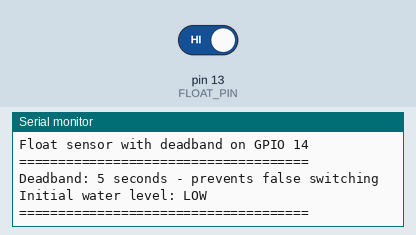
A sketch run on a simulated Arduino Uno, built with avr-gcc and run on an emulated ATmega328P. On the bench: the last lines printed to the serial monitor. The inputs (shaded band) are chosen by the test bench; at power-on: pin 13 (FLOAT_PIN) HIGH.

Above: at 1.2 s.
1.3 s: pin 13 (FLOAT_PIN) driven LOW
At 2.3 s:
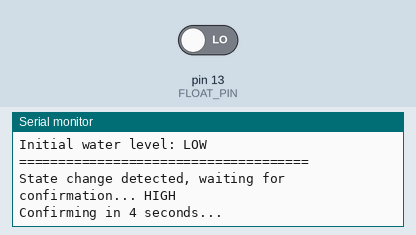
2.9 s: pin 13 (FLOAT_PIN) driven HIGH
At 3.4 s:
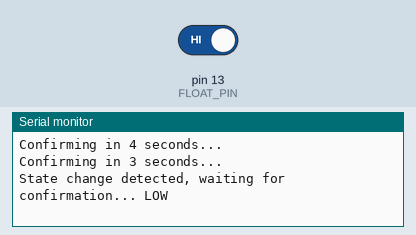
Timing chart, 0 to 5.9 s (numbered marks = the images above; inputs shaded):
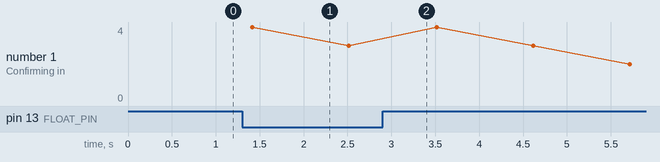

Measured:
- after the input at 1.3 s, the serial monitor: prints a new line after 0.11 s (image 1)
- after the input at 2.9 s, the serial monitor: prints a new line after 0.11 s (image 2)

The sketch:

Flaoting_Sensor_with_Deadband.ino
```cpp
// Float sensor with deadband to prevent false switching
#define FLOAT_PIN 13

// Deadband settings
#define MIN_STATE_TIME 5000      // Must stay in state for 5 seconds before changing
#define DEBOUNCE_DELAY 100       // Basic debounce delay

// State variables
int currentReading = HIGH;
int confirmedState = HIGH;
int lastConfirmedState = HIGH;
unsigned long stateStartTime = 0;
unsigned long lastChangeTime = 0;
bool stateConfirmed = false;

void setup() {
  Serial.begin(115200);
  pinMode(FLOAT_PIN, INPUT_PULLUP);

  Serial.println("Float sensor with deadband on GPIO 14");
  Serial.println("=====================================");
  Serial.println("Deadband: 5 seconds - prevents false switching");

  // Initialize state
  currentReading = digitalRead(FLOAT_PIN);
  confirmedState = currentReading;
  lastConfirmedState = currentReading;
  stateStartTime = millis();
  stateConfirmed = true;

  Serial.print("Initial water level: ");
  Serial.println(confirmedState == LOW ? "HIGH" : "LOW");
  Serial.println("=====================================");
}

void loop() {
  // Read current sensor state
  int newReading = digitalRead(FLOAT_PIN);

  // Basic debouncing
  if (newReading != currentReading) {
    delay(DEBOUNCE_DELAY);
    newReading = digitalRead(FLOAT_PIN);

    if (newReading != currentReading) {
      // Reading actually changed
      currentReading = newReading;
      stateStartTime = millis();
      stateConfirmed = false;

      Serial.print("State change detected, waiting for confirmation... ");
      Serial.println(currentReading == LOW ? "HIGH" : "LOW");
    }
  }

  // Check if we've been in new state long enough (deadband)
  if (!stateConfirmed && (millis() - stateStartTime) >= MIN_STATE_TIME) {
    // State has been stable for deadband time - confirm it
    confirmedState = currentReading;
    stateConfirmed = true;

    // Only announce if it's actually different from last confirmed state
    if (confirmedState != lastConfirmedState) {
      if (confirmedState == LOW) {
        Serial.println("*** CONFIRMED: WATER LEVEL HIGH ***");
        Serial.println("Float has been UP for 5+ seconds");
        // Add your HIGH water actions here:
        // - Stop filling pump
        // - Turn on overflow alarm
        // - Send HIGH level SMS

      } else {
        Serial.println("*** CONFIRMED: WATER LEVEL LOW ***");
        Serial.println("Float has been DOWN for 5+ seconds");
        // Add your LOW water actions here:
        // - Start filling pump
        // - Turn on low level alarm
        // - Send LOW level SMS
      }

      lastConfirmedState = confirmedState;
      lastChangeTime = millis();
    }
  }

  // Show waiting status for unconfirmed changes
  if (!stateConfirmed) {
    static unsigned long lastDotTime = 0;
    if (millis() - lastDotTime > 1000) {
      unsigned long remaining = MIN_STATE_TIME - (millis() - stateStartTime);
      Serial.print("Confirming in ");
      Serial.print(remaining / 1000);
      Serial.println(" seconds...");
      lastDotTime = millis();
    }
  }

  // Optional: Status report every 60 seconds
  static unsigned long lastStatusTime = 0;
  if (millis() - lastStatusTime > 60000) {
    Serial.println("--- STATUS REPORT ---");
    Serial.print("Confirmed water level: ");
    Serial.println(confirmedState == LOW ? "HIGH" : "LOW");
    Serial.print("Current sensor reading: ");
    Serial.println(currentReading == LOW ? "HIGH" : "LOW");
    Serial.print("Time since last change: ");
    Serial.print((millis() - lastChangeTime) / 1000);
    Serial.println(" seconds");
    Serial.println("--------------------");
    lastStatusTime = millis();
  }

  delay(100);
}
```
